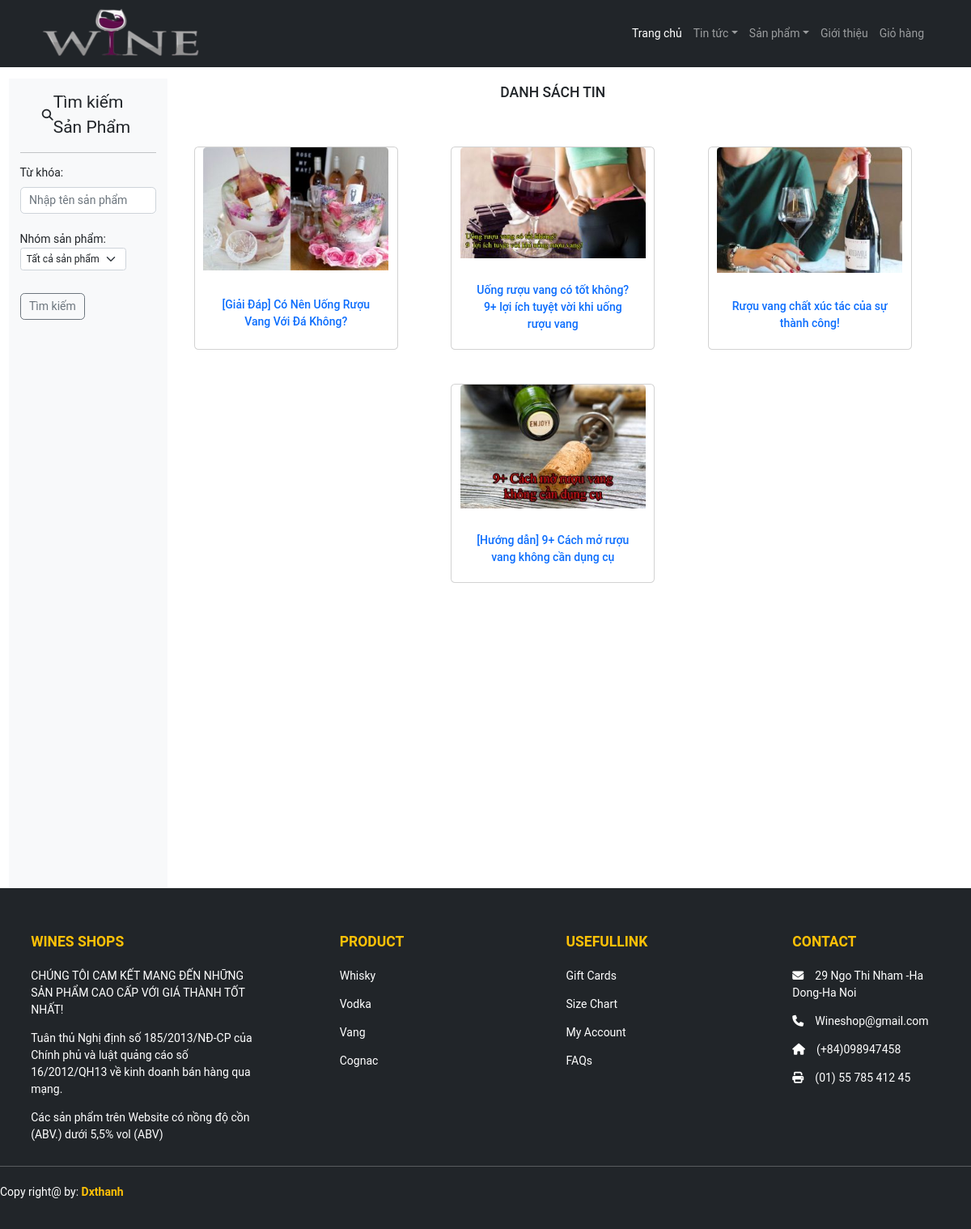
The app's page /?module=tintuc with its own data.
### tables this page shows
CREATE TABLE `tbtintuc` (
  `id` int(11) NOT NULL,
  `tieude` varchar(255) NOT NULL,
  `tomtat` text DEFAULT NULL,
  `noidung` text DEFAULT NULL,
  `hinhanh` varchar(255) DEFAULT NULL,
  `ngaytao` datetime DEFAULT current_timestamp(),
  `trangthai` tinyint(1) NOT NULL DEFAULT 1
);

### ControllersHome/ctlTintuc.php (called while the page is built, shortened)
<?php
require_once("Models/clsTintuc.php");
$tin = new clsTintuc();
	$ketqua = $tin->LayDanhSachTintuc();
require("ViewsHome/v_DSTin.php");
?>

### Models/clsDatabase.php (called while the page is built, shortened)
<?php
class clsDatabase
{
	public $conn = NULL;
	function __construct()
	{
		try
		{
			$this->conn = new PDO("mysql:host=localhost;dbname=shop","root","");
			$this->conn->exec("SET NAMES UTF8");
		}
		catch(PDOException $ex)
		{
			echo "<h3>" . $ex->getMessage() . "</h3>";
			die("<h3> LỖI KẾT NỐI CSDL </h3>");
		}
	}
	function ThucthiSQL($sql, $data=NULL)
	{
		$this->pdo_stm = $this->conn->prepare($sql);
		$ketqua=false;
		if($data!=NULL)
			$ketqua = $this->pdo_stm->execute($data);
		else
			$ketqua = $this->pdo_stm->execute();
		return $ketqua;
	}
}
?>

### Models/clsTintuc.php (called while the page is built, shortened)
<?php
require_once("clsDatabase.php");
class clsTintuc
{
	public $db;
	function __construct()
	{
		$this->db = new clsDatabase();
	}
	function LayDanhSachTintuc()
	{
		$sql = "SELECT * FROM tbTintuc";
		$ketqua = $this->db->ThucthiSQL($sql);
		if($ketqua==TRUE)
			$this->data = $this->db->pdo_stm->fetchAll();
		return $ketqua;
	}
}
?>

### ViewsHome/v_DSTin.php (the view, shortened to what this page needs)
<div class="container">
			<br>
        	<h5 class=" text-center">
        		<?php
					echo "DANH SÁCH TIN";
				?>
        	</h5>
        	<div class="row d-flex justify-content-around mx-auto mt-3">
        		<?php
				$rows = $tin->data;
				foreach ($rows as $row) {
					$hinhanh = $row["hinhanh"];
				?>
        			<div class=" d-grid gap-3 card text-center mt-5" style="width: 18rem;">
        				<a class="card-link" href="?module=chitiettintuc&id=<?=$row["id"]?>"><img src="Hinhanh/Tintuc/<?= $hinhanh ?>" class="card-img-top"></a>
        				<div class="card-body">
        					<h5 class="card-title"><a style="text-decoration: none;" href="?module=chitiettintuc&id=<?=$row["id"]?>" class="card-link"><?= $row["tieude"] ?></a></h5>
        				</div>
        			</div>
        		<?php
				}
				?>
        	</div>
        </div>

### CSS/Style.css (style rules this page uses)
* { margin:0px; padding:0px; box-sizing:border-box; font-family:Roboto, 'Times New Roman', Times, serif, Tahoma, Geneva, sans-serif; font-size:14px }

### records on screen
tbtintuc: hinhanh (picture), tieude "[Giải Đáp] Có Nên Uống Rượu Vang Với Đá Không?"
tbtintuc: hinhanh (picture), tieude "Uống rượu vang có tốt không? 9+ lợi ích tuyệt vời khi uống rượu vang"
tbtintuc: hinhanh (picture), tieude "Rượu vang chất xúc tác của sự thành công!"
tbtintuc: hinhanh (picture), tieude "[Hướng dẫn] 9+ Cách mở rượu vang không cần dụng cụ"
